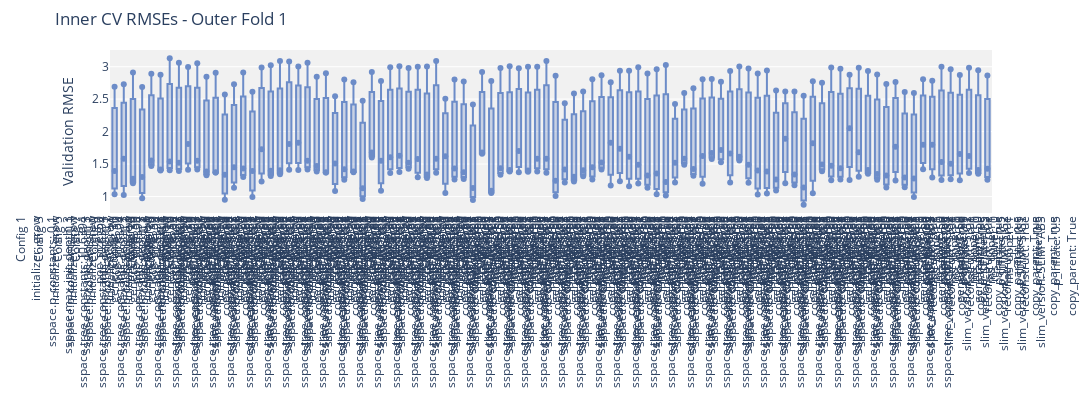
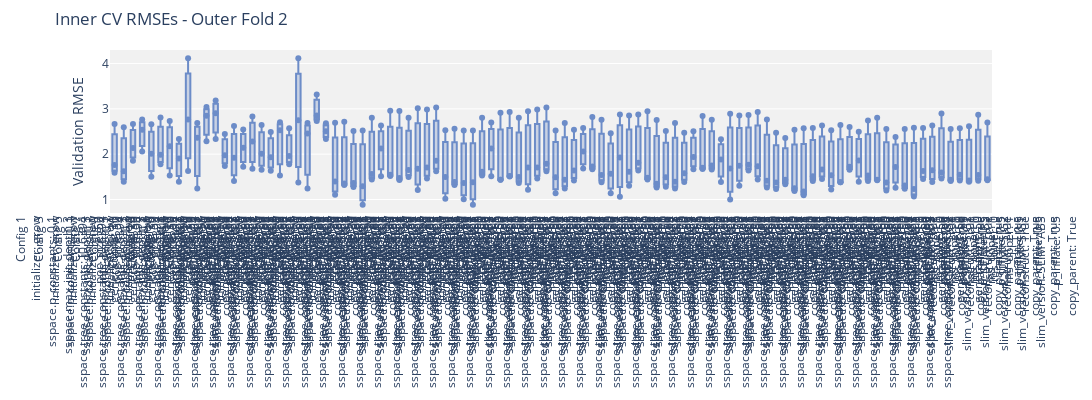
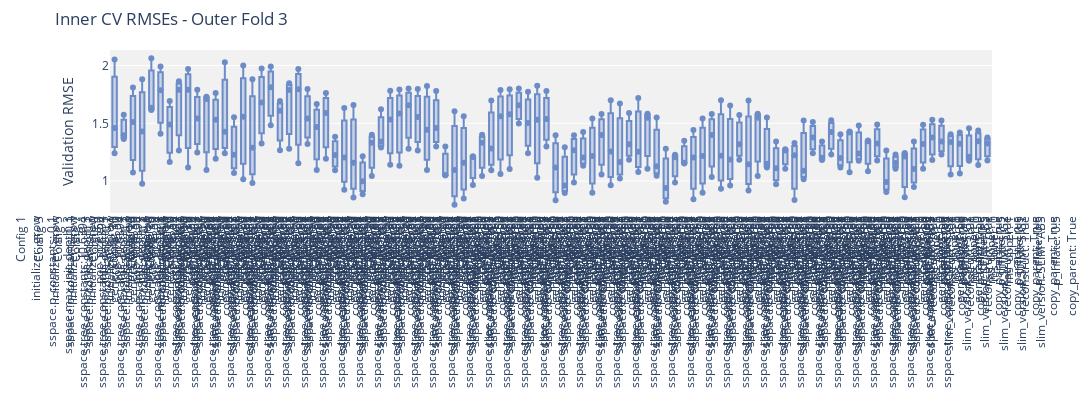
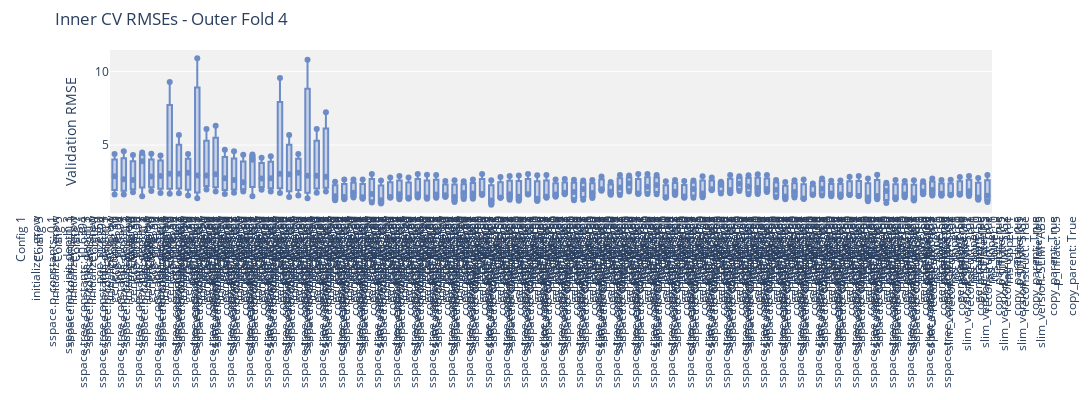

Notebook cell for these charts, in order:
### Markdown cell above
We already talked abou the other parameters above but for slim specific parameters:

| **Parameter**  | **Test Values**                                                                | **Why?**                                                                                                                                    |
| -------------- | ------------------------------------------------------------------------------ | ------------------------------------------------------------------------------------------------------------------------------------------- |
| `slim_version` | `['SLIM+SIG2', 'SLIM+SIG1', 'SLIM+ABS', 'SLIM*SIG2', 'SLIM*SIG1', 'SLIM*ABS']` | These cover both the standard and modified variants of SLIM with different mutation strategies, giving a broad view of performance impacts. |
| `p_inflate`    | `0.5`                                                                          | A balanced value to give equal chances to inflate and deflate mutations, supporting diverse structural exploration.                         |
| `copy_parent`  | `True`, `False`                                                                | `True` helps preserve valid individuals when mutation fails (good for stability). `False` increases selection pressure by discarding them.  |

### Code cell
TREE_CONSTANTS = [random.uniform(0, 1) for _ in range(9)] + [-1.]
SLIM_VERSIONS = ['SLIM+SIG2', 'SLIM+SIG1', 'SLIM+ABS', 'SLIM*SIG2', 'SLIM*SIG1','SLIM*ABS']


# Grid of parameters to test
param_grid = {
    'initializer': ['grow', 'rhh'],                   
    'sspace.p_constants': [0.1, 0.5],                
    'sspace.max_init_depth': [3],                                          
    'sspace.tree_constants': [TREE_CONSTANTS],        
    'pop_size': [50],                                                                       
    'generations': [30, 50],                         
    'ms_lower': [0],                               
    'ms_upper': [1],                               
    'reconstruct': [True],                   
    'slim_version': SLIM_VERSIONS,                                   
    'p_inflate': [0.5],                               
    'copy_parent': [True, False]                            

}

# Seeds to test for reproducibility and robustness
seeds = [42, 123, 456]

# Collecting results across seeds
all_scores = []
all_best_models = []
all_results = []
all_validation = []

# Cross-validation loop with multiple seeds
for seed in seeds:
    print(f"\n=== Running with seed: {seed} ===\n")

    # Ensuring reproducibility
    random.seed(seed)
    np.random.seed(seed)
    torch.manual_seed(seed)

    # Run nested cross-validation using SLIM-GSGP
    scores, best_models, df_results, val_results = nested_cv_gp_slim_gsgp(
        X=X, y=y,
        param_grid=param_grid,
        gp_class=slim,
        k_outer=5, k_inner=3,
        seed=seed
    )

    # Store results
    all_scores.append(scores)
    all_best_models.append(best_models)
    all_results.append(df_results)
    all_validation.append(val_results)

### Figure 1 — Plotly figure (JSON) as saved in the notebook; plotly's stock layout.template omitted (floating-point values rounded to 4 significant figures; data arrays with more than 128 entries replaced by an {"elided": "..."} marker saying what was removed)
{"data": [{"boxpoints": "all", "fillcolor": "rgba(108, 140, 200, 0.3)", "jitter": 0, "line": {"color": "rgba(108, 140, 200, 1)"}, "marker": {"color": "rgba(108, 140, 200, 1)"}, "pointpos": 0, "type": "box", "x": {"elided": "288 str values"}, "y": {"elided": "288 float values"}}], "layout": {"height": 400, "margin": {"b": 20, "l": 50, "r": 50, "t": 50}, "plot_bgcolor": "#f1f1f1", "showlegend": false, "title": {"text": "Inner CV RMSEs - Outer Fold 1"}, "width": 28800, "xaxis": {"tickangle": -90}, "yaxis": {"title": {"text": "Validation RMSE"}}}}

### Figure 2 — Plotly figure (JSON) as saved in the notebook; plotly's stock layout.template omitted (floating-point values rounded to 4 significant figures; data arrays with more than 128 entries replaced by an {"elided": "..."} marker saying what was removed)
{"data": [{"boxpoints": "all", "fillcolor": "rgba(108, 140, 200, 0.3)", "jitter": 0, "line": {"color": "rgba(108, 140, 200, 1)"}, "marker": {"color": "rgba(108, 140, 200, 1)"}, "pointpos": 0, "type": "box", "x": {"elided": "288 str values"}, "y": {"elided": "288 float values"}}], "layout": {"height": 400, "margin": {"b": 20, "l": 50, "r": 50, "t": 50}, "plot_bgcolor": "#f1f1f1", "showlegend": false, "title": {"text": "Inner CV RMSEs - Outer Fold 2"}, "width": 28800, "xaxis": {"tickangle": -90}, "yaxis": {"title": {"text": "Validation RMSE"}}}}

### Figure 3 — Plotly figure (JSON) as saved in the notebook; plotly's stock layout.template omitted (floating-point values rounded to 4 significant figures; data arrays with more than 128 entries replaced by an {"elided": "..."} marker saying what was removed)
{"data": [{"boxpoints": "all", "fillcolor": "rgba(108, 140, 200, 0.3)", "jitter": 0, "line": {"color": "rgba(108, 140, 200, 1)"}, "marker": {"color": "rgba(108, 140, 200, 1)"}, "pointpos": 0, "type": "box", "x": {"elided": "288 str values"}, "y": {"elided": "288 float values"}}], "layout": {"height": 400, "margin": {"b": 20, "l": 50, "r": 50, "t": 50}, "plot_bgcolor": "#f1f1f1", "showlegend": false, "title": {"text": "Inner CV RMSEs - Outer Fold 3"}, "width": 28800, "xaxis": {"tickangle": -90}, "yaxis": {"title": {"text": "Validation RMSE"}}}}

### Figure 4 — Plotly figure (JSON) as saved in the notebook; plotly's stock layout.template omitted (floating-point values rounded to 4 significant figures; data arrays with more than 128 entries replaced by an {"elided": "..."} marker saying what was removed)
{"data": [{"boxpoints": "all", "fillcolor": "rgba(108, 140, 200, 0.3)", "jitter": 0, "line": {"color": "rgba(108, 140, 200, 1)"}, "marker": {"color": "rgba(108, 140, 200, 1)"}, "pointpos": 0, "type": "box", "x": {"elided": "288 str values"}, "y": {"elided": "288 float values"}}], "layout": {"height": 400, "margin": {"b": 20, "l": 50, "r": 50, "t": 50}, "plot_bgcolor": "#f1f1f1", "showlegend": false, "title": {"text": "Inner CV RMSEs - Outer Fold 4"}, "width": 28800, "xaxis": {"tickangle": -90}, "yaxis": {"title": {"text": "Validation RMSE"}}}}
